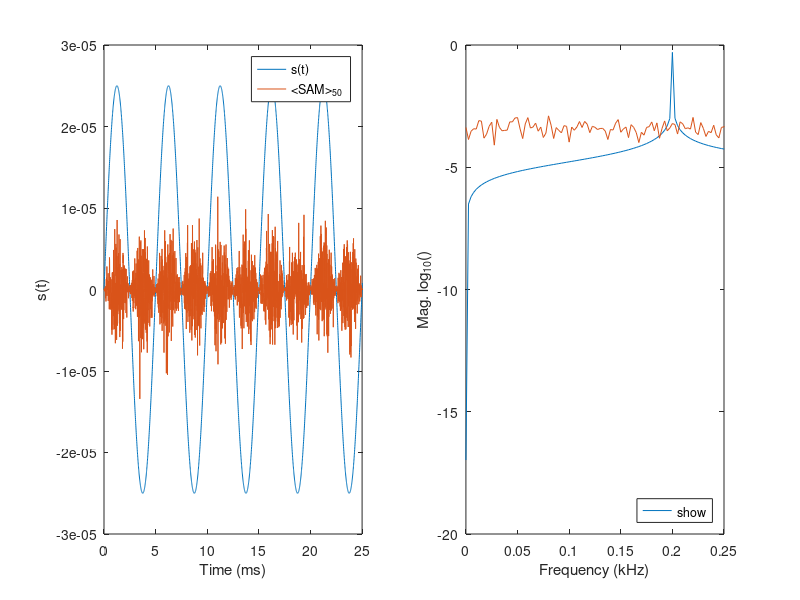

This figure's MATLAB source:
%
% test_SAM.m
%
% Create SAM noise signals
%

clc

Fs = 100;               % (kHz)
t_stim = 400;           % (msec) stimulus time
Nt = round(t_stim*Fs);

tt = linspace(0, t_stim, Nt)';
ff = linspace(0, Fs, Nt)';
st = @(f) 1/Nt*sin(2*pi*f*tt);       % [f] = kHz

fm = 0.2;   % (kHz) frequency modulation
stfm = st(fm);

%% Create noise tokens of SAM noise
num_tokens = 50;

tokens = cell2mat(arrayfun(@(X) randn(Nt,1), 1:num_tokens, 'Uniform', 0 ));

sam_mtx = tokens .* stfm;
sam_avg = mean(sam_mtx, 2);


%% Plot
figure(11);
clf;
subplot(1,2,1);
plot(tt, stfm, tt, sam_avg);
xlabel('Time (ms)');
ylabel('s(t)');
legend('s(t)', sprintf('<SAM>_{%d}', num_tokens));
xlim([0, 5/fm]);
subplot(1,2,2);
plot(ff, log10(abs(fft(stfm))), 'DisplayName', '|DFT(s(t))|');
xlim([0, 1.25*fm]);
xlabel('Frequency (kHz)');
ylabel('Mag. log_{10}()');

% figure(11);
subplot(1,2,2);
hold on
plot(ff, log10(abs(fft(sam_avg))), 'DisplayName', sprintf('<SAM>_{%d}', num_tokens) );
hold off
legend('show', 'Location', 'southeast');






















